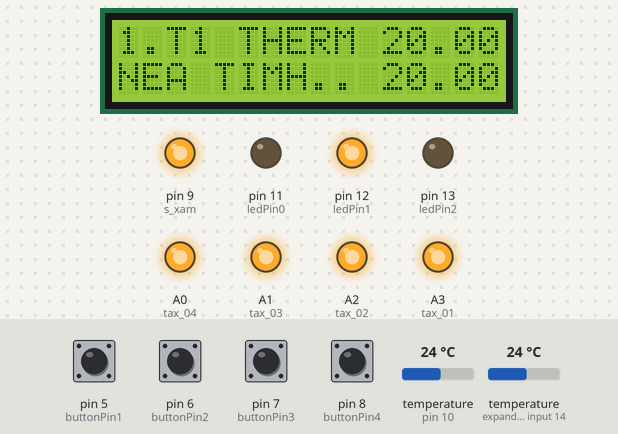
A sketch run on a simulated Arduino Uno, built with avr-gcc and run on an emulated ATmega328P. Parts: 16×2 character LCD, output pins drawn as LEDs (lit = HIGH). The inputs (shaded band) are chosen by the test bench; at power-on: pin 5 (buttonPin1), pin 6 (buttonPin2), pin 7 (buttonPin3), pin 8 (buttonPin4) HIGH, temperature (sensors on pin 10, expander input 14) 24 °C. EEPROM starts erased; pins used as bus, display or sensor lines are not drawn.

Above: at 2.1 s.
2.2 s: temperature (sensor on pin 10) set to 25.4 °C
At 6.6 s:
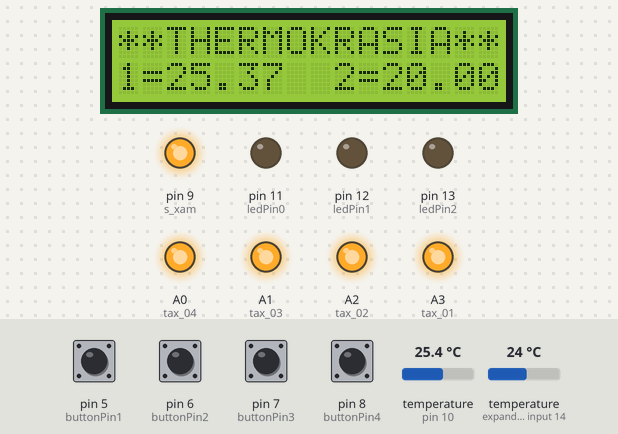
8.7 s: temperature (sensor on pin 10) set to 26.5 °C
At 15.2 s:
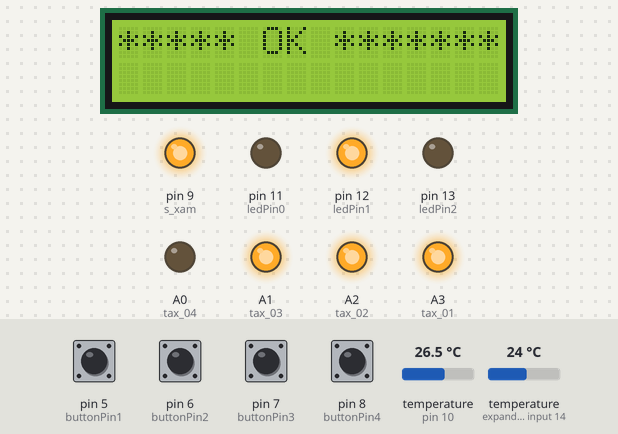
15.3 s: temperature (sensor on pin 10) set to 12 °C
At 23.0 s:
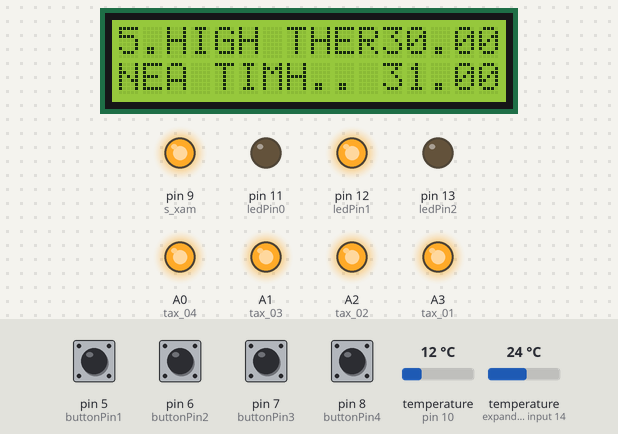
24.6 s: pin 5 (buttonPin1) pulled LOW for 3 s
At 27.3 s:
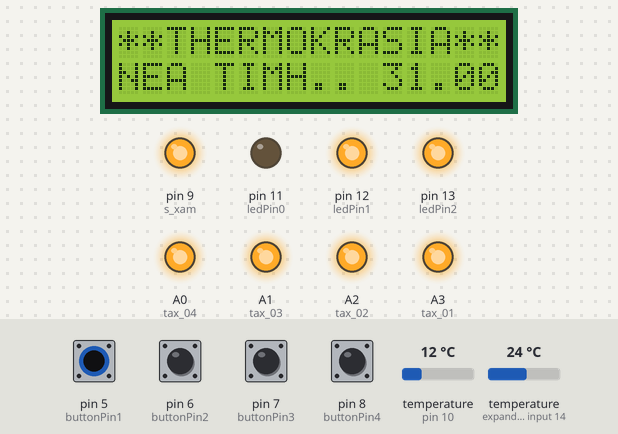
29.4 s: pin 8 (buttonPin4) pulled LOW for 3 s
At 33.3 s:
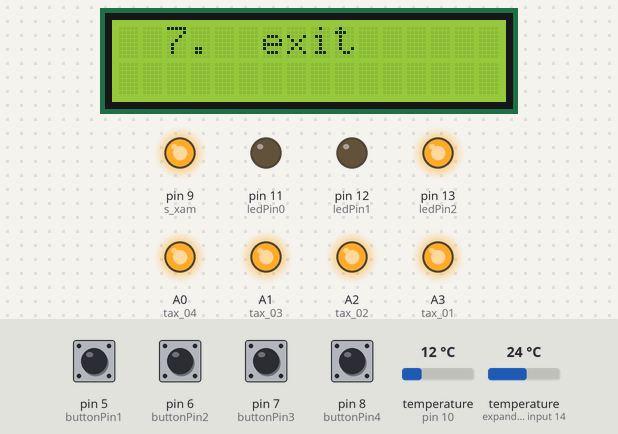
33.9 s: temperature (sensor on pin 10) set to 19.2 °C
At 37.92 s:
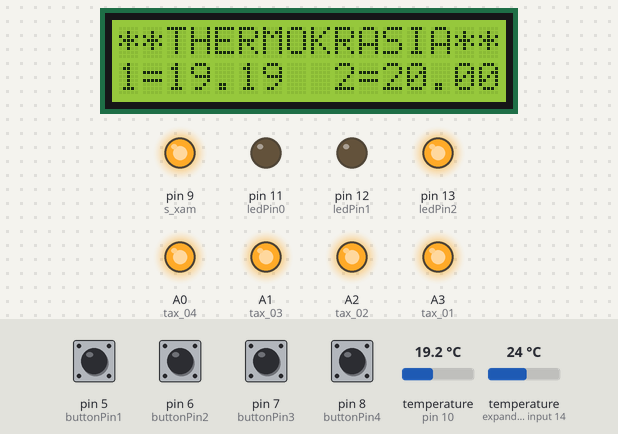
40.2 s: temperature (sensor on pin 10) set to 20.3 °C
Timing chart, 0 to 64.7 s (numbered marks = the images above; inputs shaded):
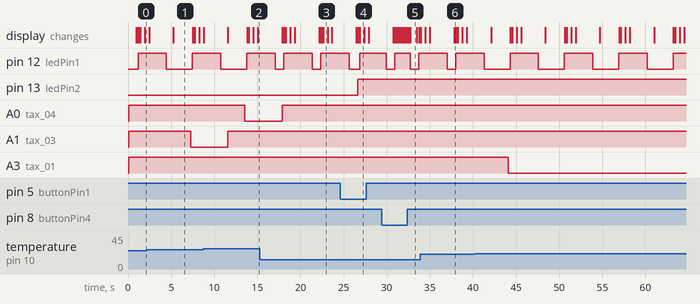

The sketch:

sketch_oct31a.ino
```cpp
// βιβλιοθηκη για αποθηκευση στην EEPROM
#include <EEPROM.h>
// βιβλιοθηκη για οθονη LCD I2C
#include <LiquidCrystal_I2C.h>
#include <Wire.h>
// βιβλιοθηκη για αισθητηρας θερμοκρασιας DS18B20
#include <DallasTemperature.h>
#include <OneWire.h>


//οθονη LCD I2C
LiquidCrystal_I2C lcd(0x27, 16, 2); //δηλωση πινακων I2C

//αισθητηρας θερμοκρασιας DS18B20
#define ONE_WIRE_BUS 10 //δηλωση pin δεδομενων στο 10
OneWire oneWire(ONE_WIRE_BUS);
DallasTemperature sensors(&oneWire); //Σχετίζουμε την Onewire στον Dallas Temperature

//ορισμος θερμομετρου 1&2
float therm_1;
float therm_2;


//ορισμος εξοδων ρελε
    int tax_01 = A3 ;
    int tax_02 = A2 ;
    int tax_03 = A1 ;
    int tax_04 = A0 ;
    int s_xam  = 9 ;
    int s_yps = 10 ;

    //ορισμος τιμων θερμοκρασιων
    float therm_T1    ;
    float therm_T2  ;
    float therm_T3  ;
    float therm_T4  ;
    float alarm_high ;
    float alarm_low ;

//το flag ειναι για να αναβοσβηνη το LED στο PIN 13
    int flag=0 ;

//το menu χρησιμοποιητε για τα μπουτον του menu
    int menu=0 ;

bool update_Screen = true ;
bool Moto_Run      = true ;
bool exodos        = false ;

//δηλωση επαφων των μπουτον menu
const int buttonPin1 = 5;
const int buttonPin2 = 6;
const int buttonPin3 = 7;
const int buttonPin4 = 8;

const int ledPin0 =  11;
const int ledPin1 =  12;
const int ledPin2 =  13;

//τα μπουτον να ειναι σε κατασταση 0 στην εκκινηση
int buttonState1 = 0;
int buttonState2 = 0;
int buttonState3 = 0;
int buttonState4 = 0;


void setup() {

  //lcd.init();  /* αρχικοποιηση οθονης */
 // lcd.backlight();  /* ενεργοποιηση οπισθιου φωτισμου */

   lcd.begin();  /* αρχικοποιηση οθονης */
   lcd.backlight();  /* ενεργοποιηση οπισθιου φωτισμου */


  sensors.begin(); /* Εκκίνηση της βιβλιοθήκης για DS18B20 */

//Input or output?
  pinMode(ledPin0, OUTPUT);
  pinMode(ledPin1, OUTPUT);
  pinMode(ledPin2, OUTPUT);
  pinMode(buttonPin1, INPUT_PULLUP);
  pinMode(buttonPin2, INPUT_PULLUP);
  pinMode(buttonPin3, INPUT_PULLUP);
  pinMode(buttonPin4, INPUT_PULLUP);

  /*ορισμος pin σε εξοδους για ρελε */
  pinMode(tax_01,OUTPUT);
  pinMode(tax_02,OUTPUT);
  pinMode(tax_03,OUTPUT);
  pinMode(tax_04,OUTPUT);
  pinMode(s_xam,OUTPUT);
  pinMode(s_yps,OUTPUT);

   /* οριζουμε οι εξοδοι να ειναι σε κατασταση HIGH για να ειναι
     απενεργοποιοιμενα τα ρελε κατα την εκκινηση του κωδικα και
     σε καθε επανεκκινηση του arduino,ετσι δουλευουν τα πλακετακια
     των ρελε*/
    digitalWrite(tax_01,HIGH);
    digitalWrite(tax_02,HIGH);
    digitalWrite(tax_03,HIGH);
    digitalWrite(tax_04,HIGH);
    digitalWrite(s_xam,HIGH);
    digitalWrite(s_yps,HIGH);

        Serial.begin(9600);

        /*να παρει απο την διευθηνση μνημης 10 την τιμη
        therm_T1 κατα την εκκηνιση*/
        EEPROM.get(10,therm_T1);
   //  Serial.println( therm_T1 );
   /*εαν η τιμη στη διευθηνση μνημης 10 ειναι μεγαλητερη του 0
    σημενη οτι εχουν μπη τιμες στις διευθηνσης απο προηγουμενη
    χρηση και να παρη της τιμες απο τις τιμες για therm_T2
    ,therm_T3,therm_T4,alarm_high,alarm_low αλλιως να βαλει
    της κατωθη τιμες */

        if ( therm_T1 > 0 ) {
          EEPROM.get(10,therm_T1);
          EEPROM.get(20,therm_T2);
          EEPROM.get(30,therm_T3);
          EEPROM.get(40,therm_T4);
          EEPROM.get(50,alarm_high);
          EEPROM.get(60,alarm_low);
        }

        else {
          therm_T1  = 20.00 ;
          therm_T2  = 22.00 ;
          therm_T3  = 24.00 ;
          therm_T4  = 26.00 ;
          alarm_high = 30.00 ;
          alarm_low = 16.00 ;
          EEPROM.put(10,therm_T1);
          EEPROM.put(20,therm_T2);
          EEPROM.put(30,therm_T3);
          EEPROM.put(40,therm_T4);
          EEPROM.put(50,alarm_high);
          EEPROM.put(60,alarm_low);
      }

  /* εκκινηση της void  updateScreen() της κεντρικης
   προβολης οθονης   */
 updateScreen() ;
}

void loop() {

 //να διαβαση τις εισοδους των μπουτον
  buttonState1 = digitalRead(buttonPin1);
  buttonState2 = digitalRead(buttonPin2);
  buttonState3 = digitalRead(buttonPin3);
  buttonState4 = digitalRead(buttonPin4);
  delay(200); //μικρη χρονοκαθηστερηση

   /*εαν δεν πατηθει το μπουτον 1 ενεργοποιοιτε το flag
   για να αναβοσβηνη το LED στο PIN 13*/
  if (buttonState1 == LOW) {
    //...ones, turn led on!
    if ( flag == 0){
      digitalWrite(ledPin2, HIGH);
      flag=1; //change flag variable
    }
    //...twice, turn led off!
    else if ( flag == 1){
      digitalWrite(ledPin2, LOW);
      flag=0; //change flag variable again
    }
  }
if (buttonState1 == HIGH) {
    update_Screen = false ;
    Moto_Run = false ;
    exodos = false ;
    digitalWrite(ledPin1, HIGH);
    menu++ ;
     if ( menu > 7 ) {
      menu = 1 ;
   }
    menu_list(menu) ;
  }

  if (buttonState2 == HIGH) {

  }

  if (buttonState3 == HIGH) {

  }

  if (buttonState4 == HIGH ) {
      if ( menu < 7 ) {
        // lcd.clear();
         lcd.setCursor(0,1);
         lcd.print("PATHSE + H - GIA ALLAGH");
         delay(200); //Small delay
      }

    // Serial.println( " patithike 4 " );
     Setup_therm(menu) ;
  }

    if ( update_Screen == true) {
     updateScreen() ;
  }

   // ENERGOLOIHSH MOTER
     if(Moto_Run == true){
      motoboot() ;
     }
}
//----------------------------------------------------------

  void Setup_therm( int  ePr) {
     float eprom_Therm ;
     bool Setup_flag = false;
     if ( ePr == 7  ){
       update_Screen = true ;
       Setup_flag = true;
       Moto_Run =  true ;
       digitalWrite(ledPin1, LOW);
       return ;
     }


   EEPROM.get( (ePr*10) ,eprom_Therm);
  // Serial.println( eprom_Therm );
  while(!Setup_flag){
        //Read button state (pressed or not pressed?)
        buttonState1 = digitalRead(buttonPin1);
        buttonState2 = digitalRead(buttonPin2);
        buttonState3 = digitalRead(buttonPin3);
        buttonState4 = digitalRead(buttonPin4);
     //   Serial.print ( "buttonState2 " ) ;
     //   Serial.println( buttonState2 ) ;
    if ( buttonState2 == HIGH   )
          {
         eprom_Therm = eprom_Therm + 1 ;
         //  Serial.println( eprom_Therm );
         //  lcd.clear();
           lcd.setCursor(0,1);
           lcd.print("NEA TIMH..");
           lcd.setCursor(11,1);
           lcd.print(eprom_Therm);

           digitalWrite(ledPin1, HIGH);
           delay(500) ;
     }

    if ( buttonState3 == HIGH   )
          {
         eprom_Therm = eprom_Therm - 1 ;
         //  Serial.println( eprom_Therm );
         //  lcd.clear();
           lcd.setCursor(0,1);
           lcd.print("NEA TIMH..");
           lcd.setCursor(11,1);
           lcd.print(eprom_Therm);
           delay(500) ;
     }

    if ( buttonState4 == HIGH   )
          {
          lcd.clear();
          lcd.setCursor(0,0);
          lcd.print("***** OK ********");

          EEPROM.put( (ePr*10) ,eprom_Therm);

         // Serial.println( "eprom_Therm "  ) ;
         // Serial.println(  ePr*10 ) ;
         // Serial.println( eprom_Therm  ) ;

          delay(2000);

          EEPROM.get(10,therm_T1);
          EEPROM.get(20,therm_T2);
          EEPROM.get(30,therm_T3);
          EEPROM.get(40,therm_T4);
          EEPROM.get(50,alarm_high);
          EEPROM.get(60,alarm_low);
          update_Screen = true ;
          Setup_flag = true;
          Moto_Run =  true ;
          digitalWrite(ledPin1, LOW);
          break;
      }

  }

}
//----------------------------------------------------------

void menu_list( int mm  ) {

 //Serial.print( " epilegmeno menu "  ) ;
 //Serial.println(  mm  ) ;

  switch ( mm) {
  case 1 :
     lcd.clear();
     lcd.setCursor(0,0);
     lcd.print("1.T1 THERM"  );
     lcd.setCursor(11,0);
     lcd.print(String(therm_T1) );
    break;
  case  2 :
   lcd.clear();
     lcd.setCursor(0,0);
     lcd.print("2.T2 THERM"   );
     lcd.setCursor(11,0);
     lcd.print(String(therm_T2) );
   break;
  case  3 :
   lcd.clear();
     lcd.setCursor(0,0);
     lcd.print("3.T3 THERM"  );
     lcd.setCursor(11,0);
     lcd.print(String(therm_T3) );

   break;
  case  4 :
     lcd.clear();
     lcd.setCursor(0,0);
     lcd.print("4.T4 THERM"  );
     lcd.setCursor(11,0);
     lcd.print(String(therm_T4) );
   break;
  case  5 :
     lcd.clear();
     lcd.setCursor(0,0);
     lcd.print("5.HIGH THERM"   );
     lcd.setCursor(11,0);
     lcd.print(String(alarm_high) );
   break;
  case  6 :
     lcd.clear();
     lcd.setCursor(0,0);
     lcd.print("6.LOW THERM"  );
     lcd.setCursor(11,0);
     lcd.print(String(alarm_low) );
   break;
   case  7 :
     lcd.clear();
     lcd.setCursor(2,0);
     lcd.print("7.  exit  ");
  break;
    default: ;
  }
}


/*---------------------------------------------------------*/
void updateScreen() {

  //   return ;

     sensors.requestTemperatures ();
     therm_1=(sensors.getTempCByIndex(0));
     therm_2=(sensors.getTempCByIndex(1));

 /* Serial.print (therm_1);
  Serial.println (therm_2);
 */
  ///  lcd.clear();
    lcd.setCursor(2,0);
    lcd.print("THERMOKRASIA");
    lcd.setCursor(0,1);
    lcd.print("1");
    lcd.setCursor(1,1);
    lcd.print("=");
    lcd.setCursor(2,1);
    lcd.print(therm_1);
    lcd.setCursor(9,1);
    lcd.print("2");
    lcd.setCursor(10,1);
    lcd.print("=");
    lcd.setCursor(11,1);
    lcd.print(therm_T1);   /* θερμοκρασία EEPROM 10    */


}
/*----------------------------------------------------*/
void motoboot() {

 // Serial.println( therm_1  ) ;
 // Serial.println( therm  ) ;
    //0 taxytita
    if (therm_1 < therm_T1)
       {
         digitalWrite(tax_01,HIGH);
         digitalWrite(tax_02,HIGH);
         digitalWrite(tax_03,HIGH);
         digitalWrite(tax_04,HIGH);
    }
    // 1 taxytita
    if (therm_1 >= therm_T1 and therm_1<therm_T2 )
       {
         digitalWrite(tax_02,HIGH);
         digitalWrite(tax_03,HIGH);
         digitalWrite(tax_04,HIGH);
         delay(2000);
         digitalWrite(tax_01,LOW);
    }
    // 2 taxytita
    if (therm_1>=therm_T2 and therm_1<therm_T3 )
       {
         digitalWrite(tax_01,HIGH);
         digitalWrite(tax_03,HIGH);
         digitalWrite(tax_04,HIGH);
         delay(2000);
         digitalWrite(tax_02,LOW);
    }
    // 3 taxytita
    if (therm_1>=therm_T3 and therm_1<therm_T4 )
       {
         digitalWrite(tax_01,HIGH);
         digitalWrite(tax_02,HIGH);
         digitalWrite(tax_04,HIGH);
         delay(2000);
         digitalWrite(tax_03,LOW);
       }
    // 4 taxytita
    if (therm_1>=therm_T4 )
       {
         digitalWrite(tax_01,HIGH);
         digitalWrite(tax_02,HIGH);
         digitalWrite(tax_03,HIGH);
         delay(2000);
         digitalWrite(tax_04,LOW);
    }

   /*
      // kindinos xamili thermokrasia

    if (therm_1<=therm_xam)
      {  digitalWrite(s_xam,HIGH);
    }
    else
        {  digitalWrite(s_xam,LOW);
    }

      // kindinos ypsili thermokrasia

    if (therm_1>=therm_yps)
      {  digitalWrite(s_yps,HIGH);
    }
    else
        {digitalWrite(s_yps,LOW);
    }
*/
}
```

Measured:
- the behaviour switches between 25.9 and 26 °C on temperature (sensor on pin 10) (found by bisection; images 1 and 2)
- after the input at 8.7 s, A0 (tax_04): HIGH → LOW after 4.9 s; A1 (tax_03): LOW → HIGH after 2.9 s
- after the input at 15.3 s, A0 (tax_04): LOW → HIGH after 2.6 s
- after the input at 24.6 s, pin 13 (ledPin2): LOW → HIGH after 2.1 s; the display: first differs from a run without the input after 2.1 s (image 4 shows a later state)
- after the input at 29.4 s, the display: first differs from a run without the input after 1.6 s (image 5 shows a later state)
- after the input at 40.2 s, A3 (tax_01): HIGH → LOW after 3.9 s
- by itself, pin 12 (ledPin1): alternates HIGH for 3.3 s and LOW for 3.0 s
